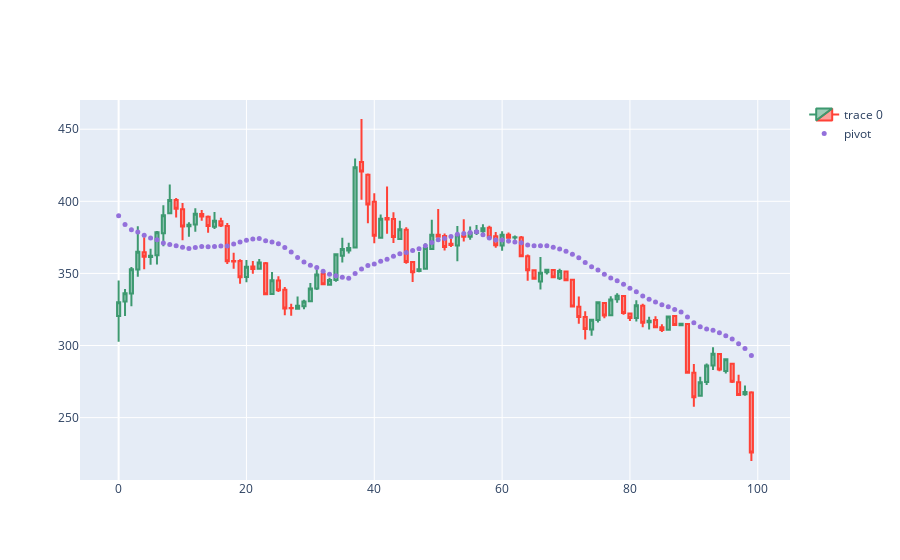

Notebook code for this chart:
### Code cell
dfpl = data[:100]
fig = go.Figure(data = [go.Candlestick(x=dfpl.index,
                                       open=dfpl['Open'],
                                       high=dfpl['High'],
                                       low=dfpl['Low'],
                                       close=dfpl['Close'])])
fig.add_scatter(x=dfpl.index, y=dfpl['SMA'], mode='markers', marker=dict(size=5, color='MediumPurple'),
                name='pivot')
fig.update_layout(xaxis_rangeslider_visible = False)
fig.show()
